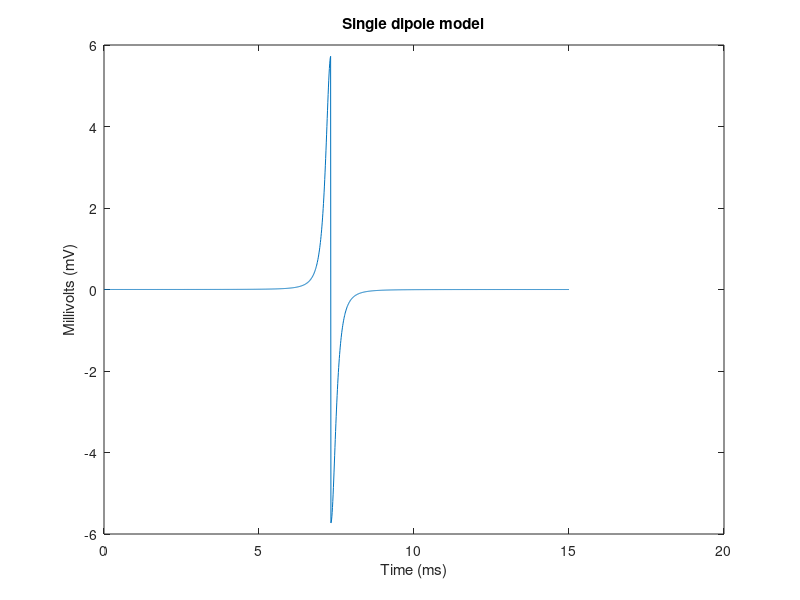
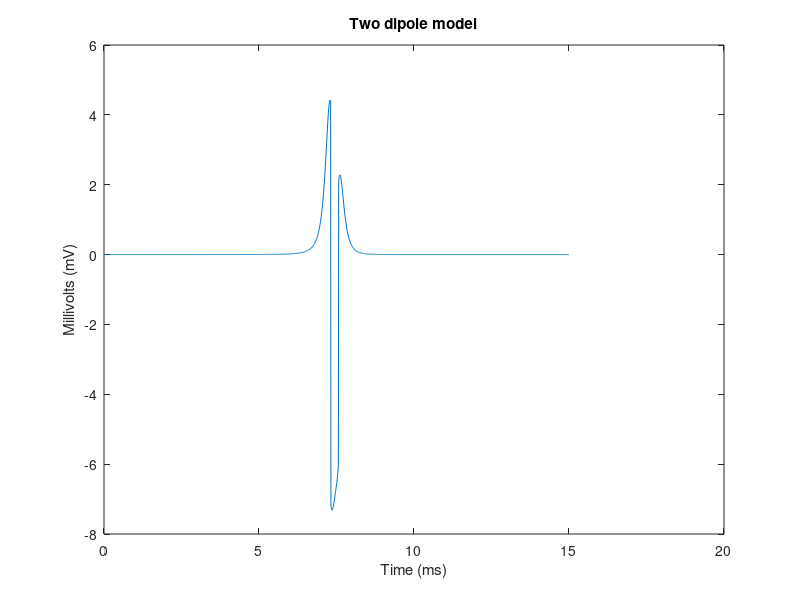

Write the MATLAB code that produced these figures, in order.
clear all
close all
%constants
t = 0:0.01:15; %ms
a = 0.01; %cm
b = 0.1; %cm
x_0 = 3; %cm
I_1 = 0.2; %mA*cm
I_2 = 0.14; %mA*cm
sigma = 1/3.6; %mho*cm
phi = 0.410; %cm/ms

x = x_0-(phi*t);
r = sqrt(x.^2+b.^2);
theta = atan(b./x)+pi/2; %rad

x1 = (x_0+b)-(phi*t);
r1 = sqrt(x1.^2+b.^2);
theta1 = atan(b./x1)+pi/2

Vdepol = I_1/(4*pi*sigma) * (cos(theta)./r.^2);
Vrepol = I_2/(4*pi*sigma) * (cos(theta1)./r1.^2);

figure()
plot(t,-Vdepol)
title('Single dipole model')
ylabel('Millivolts (mV)')
xlabel('Time (ms)')
figure()
plot(t,-Vdepol+Vrepol)
title('Two dipole model')
ylabel('Millivolts (mV)')
xlabel('Time (ms)')
